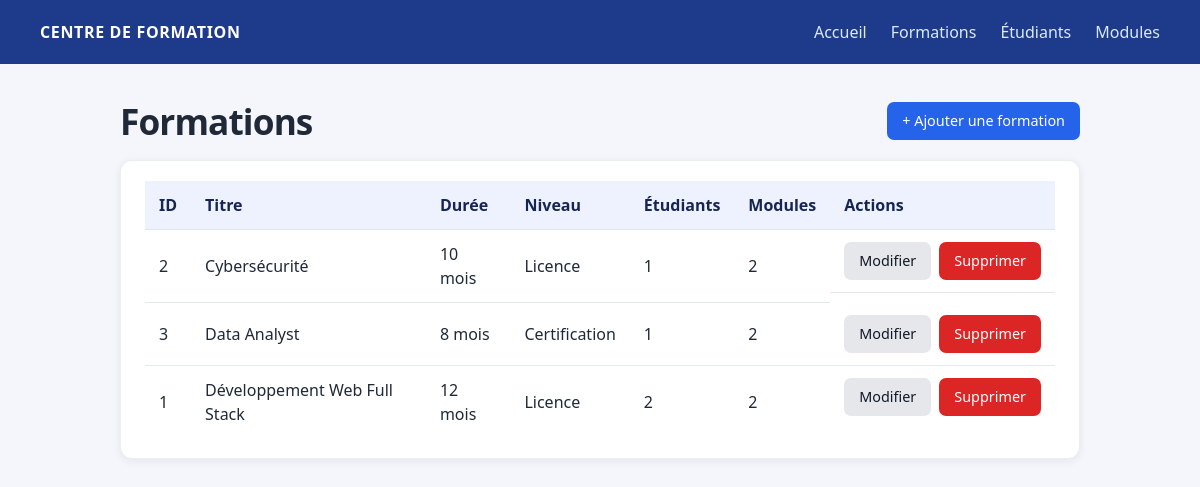
Screenshot of /formations/index.php with the database file from the repository.
### tables this page shows
CREATE TABLE formations (
  id_formation INT UNSIGNED NOT NULL AUTO_INCREMENT,
  titre        VARCHAR(120) NOT NULL,
  duree_mois   TINYINT UNSIGNED NOT NULL,
  niveau       VARCHAR(50) NOT NULL,
  PRIMARY KEY (id_formation)
);

### formations/index.php (the view, shortened to what this page needs)
<?php
require_once '../database/connexion.php';
$sql = "SELECT f.id_formation, f.titre, f.duree_mois, f.niveau,
               (SELECT COUNT(*) FROM etudiants e WHERE e.id_formation = f.id_formation) AS nb_etudiants,
               (SELECT COUNT(*) FROM modules m WHERE m.id_formation = f.id_formation) AS nb_modules
        FROM formations f
        ORDER BY f.titre";
$formations = $pdo->query($sql)->fetchAll(PDO::FETCH_ASSOC);
?>
<!DOCTYPE html>
<html lang="fr">
<head>
    <link rel="stylesheet" href="../assets/css/style.css">
</head>
<body>
<header class="topbar">
    <span class="brand">CENTRE DE FORMATION</span>
    <a href="../index.php">Accueil</a>
    <a href="index.php">Formations</a>
    <a href="../etudiants/index.php">Étudiants</a>
    <a href="../modules/index.php">Modules</a>
</header>
<main>
    <div class="toolbar">
        <h1>Formations</h1>
        <a class="btn btn-primary" href="create.php">+ Ajouter une formation</a>
    </div>
    <div class="card">
    <?php if (empty($formations)): ?>
        <p class="empty">Aucune formation pour le moment.</p>
    <?php else: ?>
        <table>
            <thead>
                <tr><th>ID</th><th>Titre</th><th>Durée</th><th>Niveau</th><th>Étudiants</th><th>Modules</th><th>Actions</th></tr>
            </thead>
            <tbody>
            <?php foreach ($formations as $f): ?>
                <tr>
                    <td><?= (int) $f['id_formation'] ?></td>
                    <td><?= htmlspecialchars($f['titre']) ?></td>
                    <td><?= (int) $f['duree_mois'] ?> mois</td>
                    <td><?= htmlspecialchars($f['niveau']) ?></td>
                    <td><?= (int) $f['nb_etudiants'] ?></td>
                    <td><?= (int) $f['nb_modules'] ?></td>
                    <td class="actions">
                        <a class="btn" href="edit.php?id=<?= (int) $f['id_formation'] ?>">Modifier</a>
                        <form class="inline" action="delete.php" method="post"
                              onsubmit="return confirm('Supprimer cette formation ?');">
                            <button type="submit" class="btn btn-danger">Supprimer</button>
                        </form>
                    </td>
                </tr>
            <?php endforeach; ?>
            </tbody>
        </table>
    <?php endif; ?>
    </div>
</main>
</body>
</html>

### assets/css/style.css (style rules this page uses)
* { box-sizing: border-box; }
:root { color-scheme: light; --color-ink: #1f2937; --color-muted: #64748b; --color-brand: #1e3a8a; --color-primary: #2563eb; --color-border: #e2e8f0; --color-surface: #fff; --color-page: #f4f6fb; --shadow-card: 0 2px 8px rgba(15, 23, 42, .07); }
body { min-width: 320px; margin: 0; background: var(--color-page); color: var(--color-ink); font-family: system-ui, -apple-system, BlinkMacSystemFont, "Segoe UI", sans-serif; line-height: 1.5; }
.topbar { display: flex; align-items: center; gap: 12px 24px; min-height: 64px; padding: 12px max(24px, calc((100% - 1120px) / 2)); background: var(--color-brand); color: #fff; }
.topbar .brand { margin-right: auto; font-weight: 750; letter-spacing: .04em; }
.topbar a { padding: 6px 0; color: #dbeafe; text-decoration: none; transition: color .15s ease; }
main { width: min(100% - 32px, 960px); margin: 36px auto 64px; }
h1 { margin: 0 0 18px; font-size: clamp(1.7rem, 3vw, 2.2rem); line-height: 1.2; letter-spacing: -.025em; }
.card, .quick-card { border: 1px solid rgba(226, 232, 240, .7); border-radius: 12px; background: var(--color-surface); box-shadow: var(--shadow-card); }
.card { overflow-x: auto; padding: 20px 24px; }
table { width: 100%; min-width: 620px; border-collapse: collapse; }
th, td { padding: 12px 14px; border-bottom: 1px solid var(--color-border); text-align: left; vertical-align: middle; }
th { background: #eef2ff; color: #172554; font-weight: 650; white-space: nowrap; }
tbody tr:last-child td { border-bottom: 0; }
.actions { display: flex; align-items: center; gap: 8px; white-space: nowrap; }
form.inline { margin: 0; }
.btn { display: inline-flex; align-items: center; justify-content: center; min-height: 38px; padding: 8px 14px; border: 1px solid transparent; border-radius: 7px; background: #e5e7eb; color: #111827; font: inherit; font-size: .9rem; line-height: 1.25; text-decoration: none; cursor: pointer; transition: background-color .15s ease, box-shadow .15s ease, transform .15s ease; }
.btn-primary { background: var(--color-primary); color: #fff; }
.btn-danger { background: #dc2626; color: #fff; }
:where(a, button, input, select):focus-visible { outline: 3px solid #93c5fd; outline-offset: 2px; }
.toolbar { display: flex; align-items: center; justify-content: space-between; gap: 16px; margin-bottom: 18px; }
.toolbar h1 { margin: 0; }

### rows the page displays
formations: id_formation "2", titre "Cybersécurité", duree_mois "10", niveau "Licence", nb_etudiants "1", nb_modules "2"
formations: id_formation "3", titre "Data Analyst", duree_mois "8", niveau "Certification", nb_etudiants "1", nb_modules "2"
formations: id_formation "1", titre "Développement Web Full Stack", duree_mois "12", niveau "Licence", nb_etudiants "2", nb_modules "2"
